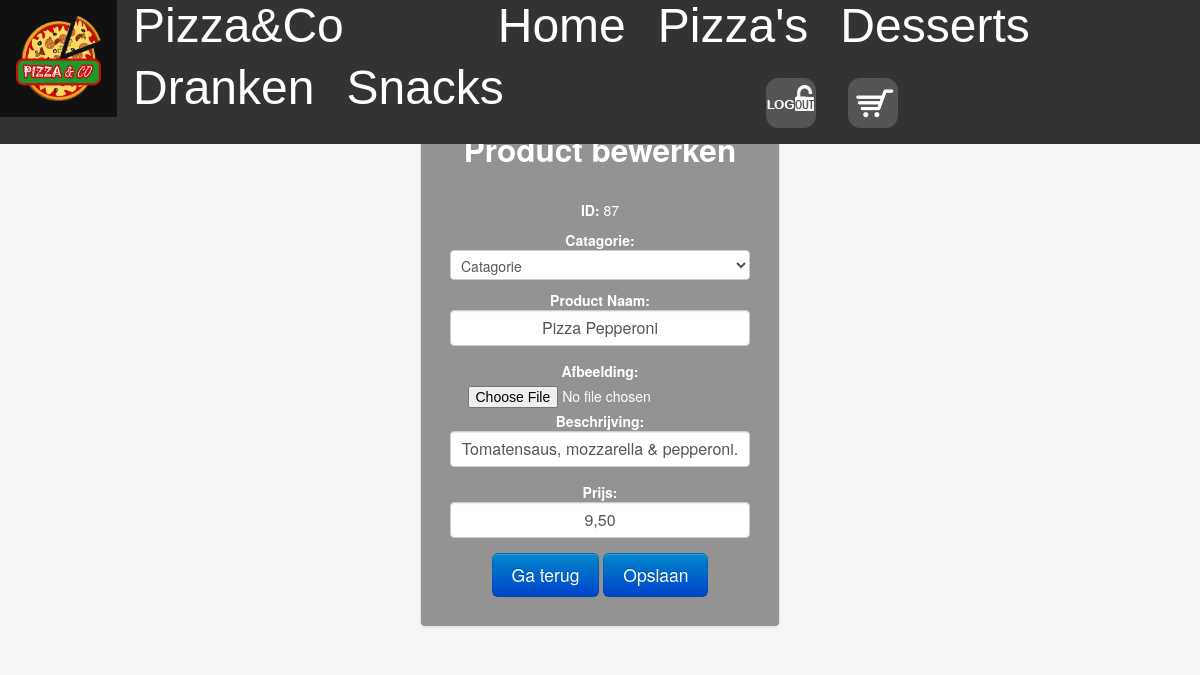
The page /editprod.php?ID=87 (signed in) on the database its author committed.
### tables this page shows
CREATE TABLE IF NOT EXISTS `product` (
  `ID` int(11) NOT NULL AUTO_INCREMENT,
  `Naam` varchar(120) NOT NULL,
  `Product_Afbeelding` varchar(120) NOT NULL,
  `Product_Beschrijving` varchar(500) NOT NULL,
  `Prijs` varchar(120) NOT NULL,
  `Catagorie` varchar(120) NOT NULL,
  PRIMARY KEY (`ID`)
);

### editprod.php (the view, shortened to what this page needs)
<?php
if(!isset($_SESSION['login'])) {
  header('location: alogin.php');
  exit;
}
Else{
   include 'NaviNoScrollKlant.php';
}
include('templates/header2.inc.php');
 function renderForm($ID, $Catagorie, $Naam, $Product_Afbeelding, $Product_Beschrijving, $Prijs, $error)
 {
 ?>
<div class="container">
         <form class="form-signin" method="POST" action="">
            <h2>Product bewerken</h2>
            <br />
            <p><strong>ID:</strong> <?php echo $ID; ?></p>
            <strong>Catagorie:</strong>
                  <select value='Catagorie' class='input-block-level' name='Catagorie' value="<?php echo $Catagorie; ?>">
                        <option value="Catagorie">Catagorie</option>
                    </select>
            <strong>Product Naam:</strong><input type="text" autocomplete="off" class="input-block-level" name="Naam" value="<?php echo $Naam; ?>" required/>
            <strong>Afbeelding:</strong><input type="file" name="imageUpload" id="imageUpload">
            <strong>Beschrijving:</strong><input type="text" autocomplete="off" class="input-block-level" name="Beschrijving" value="<?php echo $Product_Beschrijving; ?>" required/>
            <strong>Prijs:</strong><input type="text" autocomplete="off" class="input-block-level" name="Prijs" value="<?php echo $Prijs; ?>" required/>
            <input class="btn btn-large btn-primary" type="button" value="Ga terug" onclick="location.href = 'http://localhost/pizzaenco/chkprod.php';" />
            <input class="btn btn-large btn-primary" type="submit" name="submit" value="Opslaan" />
         </form>
      </div>
 </body>
 </html>
 <?php
 }
 if (isset($_POST['submit']))
 {
 if (is_numeric($_POST['ID']))
 {
 $ID = $_POST['ID'];
 $Naam = mysql_real_escape_string(htmlspecialchars($_POST['Naam']));
 $Product_Afbeelding = mysql_real_escape_string(htmlspecialchars($_POST['Product_Afbeelding']));
 $Product_Beschrijving = mysql_real_escape_string(htmlspecialchars($_POST['Product_Beschrijving']));
 $Catagorie = mysql_real_escape_string(htmlspecialchars($_POST['Catagorie']));
 if ($Naam == '' || $Product_Afbeelding == '' || $Product_Beschrijving == '' || $Prijs == '' || $Catagorie == '')
 {
 $error = 'ERROR: Please fill in all required fields!';
 renderForm($ID, $Catagorie, $Naam, $Product_Afbeelding, $Product_Beschrijving, $Prijs, $error);
 }
 else
 {
 mysql_query("UPDATE product SET Naam='$Naam', Product_Afbeelding='$Product_Afbeelding', Product_Beschrijving='$Product_Beschrijving', Prijs='$Prijs', Catagorie='$Catagorie' WHERE ID='$ID'")
 or die(mysql_error());
 header("Location: chkprod.php");
 }
 }
 else
 {
 echo 'Error!';
 }
 }
 else
 {
 if (isset($_GET['ID']) && is_numeric($_GET['ID']) && $_GET['ID'] > 0)
 {
 $ID = $_GET['ID'];
 $result = mysql_query("SELECT * FROM product WHERE ID=$ID")
 or die(mysql_error());
 $row = mysql_fetch_array($result);
 if($row)
 {
 $Naam = $row['Naam'];
 $Product_Afbeelding = $row['Product_Afbeelding'];
 $Catagorie = $row['Catagorie'];
 $Product_Beschrijving = $row['Product_Beschrijving'];
 $Prijs = $row['Prijs'];
 renderForm($ID, $Catagorie, $Naam, $Product_Afbeelding, $Product_Beschrijving, $Prijs, '');
 }
 else
 {
 echo "No results!";
 }
 }
 else
 {
 }
 }
?>

### css/NaviNoScroll.css (style rules this page uses)
body { margin:0; }

### css/style2.css (style rules this page uses)
body { padding-top: 40px; padding-bottom: 40px; background-color: #f5f5f5; background-repeat: no-repeat; margin:0; }
.form-signin { max-width: 300px; text-align: center; padding: 19px 29px 29px; margin: 60px auto 20px; background-color: rgba(0, 0, 0, 0.4); color: #ffffff; border: 1px solid #e5e5e5; -webkit-border-radius: 5px; -moz-border-radius: 5px; border-radius: 5px; -webkit-box-shadow: 0 1px 2px rgba(0,0,0,.05); -moz-box-shadow: 0 1px 2px rgba(0,0,0,.05); box-shadow: 0 1px 2px rgba(0,0,0,.05); }
.form-signin input[type="text"], .form-signin input[type="date"], .form-signin input[type="email"], .form-signin input[type="select"], .form-signin input[type="tel"], .form-signin input[type="time"], .form-signin input[type="password"] { font-size: 16px; height: auto; margin-bottom: 15px; padding: 7px 9px; text-align: center; }

### rows shown on the page
product: Catagorie "Catagorie", Naam "Pizza Pepperoni", Beschrijving "Tomatensaus, mozzarella & pepperoni.", Prijs "9,50"

### other values the page prints
$ID "87"
